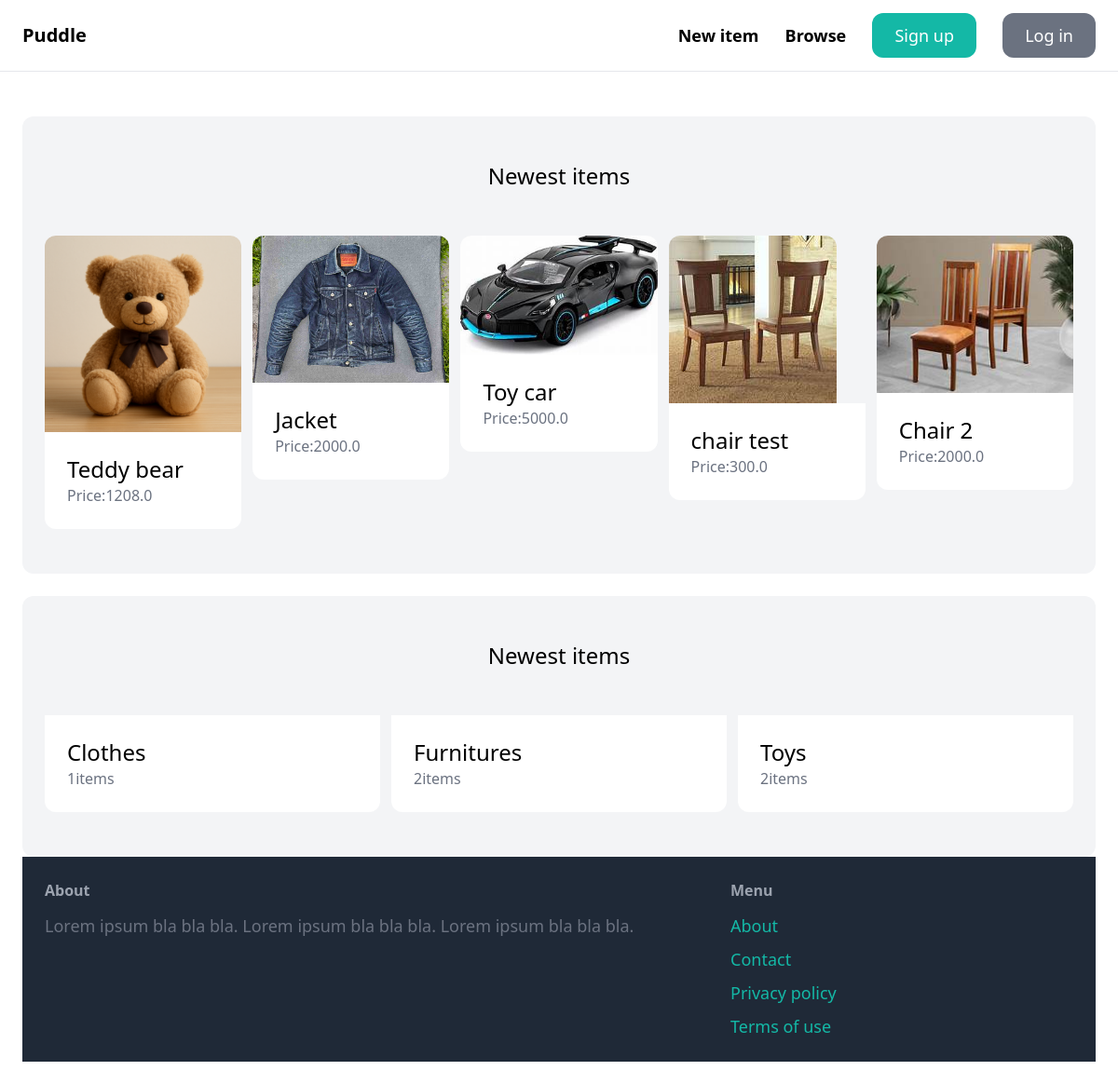
The page / on the database its author committed.
### item/models.py (models this page shows, shortened)
class Item(models.Model):
    category=models.ForeignKey(Category,related_name='items',on_delete=models.CASCADE)
    name=models.CharField(max_length=300)
    description=models.TextField(blank=True,null=True)
    price=models.FloatField()
    image=models.ImageField(upload_to='item_images',blank=True,null=True)
    is_sold=models.BooleanField(default=False)
    created_by=models.ForeignKey(User, related_name='items',on_delete=models.CASCADE)
    created_at=models.DateTimeField(auto_now_add=True)

class Category(models.Model):
    name=models.CharField(max_length=300)
    class Meta:
        ordering=('name',)
        verbose_name_plural='Categories'

### core/views.py (the view)
# urls.py: path('',views.index, name='index'),
def index(request):
    items=Item.objects.filter(is_sold=False)[0:6]
    categories=Category.objects.all()
    return render(request,'core/index.html',{
        'categories':categories,
        'items':items,})

### core/templates/core/index.html (shortened to what this page needs)
{% extends 'core/base.html' %}
{% block content %}
    <div class="mt-6 px-6 py-12 bg-gray-100 rounded-xl">
        <h2 class="mb-12 text-2xl text-center">Newest items</h2>
        <div class="grid grid-cols-5 gap-3">
            {% for item in items %}
            <div>
                <a href="{% url 'item:detail' item.id %}">
                    <div>
                        <img src="{{item.image.url}}" class="rounded-t-xl">
                    </div>
                    <div class="p-6 bg-white rounded-b-xl">
                        <h2 class="text-2xl">{{item.name}}</h2>
                        <p class="text-gray-500">Price:{{item.price}}</p>
                    </div>
                </a>
            </div>
            {% endfor %}
        </div>
    </div>
     <div class="mt-6 px-6 py-12 bg-gray-100 rounded-xl">
     <h2 class="mb-12 text-2xl text-center">Newest items</h2>
     <div class="grid grid-cols-3 gap-3">
        {% for category in categories %}
              <div>
                <a href="#">
                    <div class="p-6 bg-white rounded-b-xl">
                        <h2 class="text-2xl">{{category.name}}</h2>
                        <p class="text-gray-500">{{ category.items.count}}items</p>
                    </div>
                </a>
            </div>
        {% endfor %}
        </div>
{% endblock %}

### core/templates/core/base.html (shortened to what this page needs)
<!DOCTYPE html>
<html lang="en">
<head>
    <script src="https://cdn.tailwindcss.com"></script>
</head>
<body>
    <nav class="py-6 px-6 flex justify-between  items-center border-b border-gray-200">
        <a href="/" class="text-xl font-semibold">Puddle</a>
        <div class="space-x-6">
            <a href="{% url 'item:new' %}" class="text-lg font-semibold hover:text-gray-500">New item</a>
            <a href="{% url 'item:items' %}" class="text-lg font-semibold hover:text-gray-500">Browse</a>
            {% if request.user.is_authenticated %}
            <a href="{% url 'conversation:inbox' %}" class="px-6 py-3 text-lg font semibold bg-teal-500 text-white rounded-xl  hover:bg-teal-700">Inbox</a>
            <a href="{% url 'dashboard:index' %}" class="px-6 py-3 text-lg font semibold bg-gray-500 text-white rounded-xl  hover:bg-gray-700">Dashboard</a>
            {% else %}
            <a href="{% url 'core:signup' %}" class="px-6 py-3 text-lg font semibold bg-teal-500 text-white rounded-xl  hover:bg-teal-700">Sign up</a>
            <a href="{% url 'core:login' %}" class="px-6 py-3 text-lg font semibold bg-gray-500 text-white rounded-xl  hover:bg-gray-700">Log in</a>
            {% endif %}
        </div>
    </nav>
    <div class="px-6 py-6">
        {% block content %}
        {% endblock %}
    </div>
    <footer class="py-6 px-6 flex justify-between bg-gray-800 ">
        <div class="w-2/3 pr-10">
            <h3 class="mb-3 font-semibold text-gray-400">About</h3>
            <p class="text-lg text-gray-500">Lorem ipsum bla bla bla. Lorem ipsum bla bla bla. Lorem ipsum bla bla bla.</p>
            </div>
            <div class="w-1/3">
                <h3 class="mb-3 font-semibold text-gray-400">Menu</h3>
                <ul class="space-y-2">
                    <li><a href="#"class="text-lg text-teal-500 hover:text-teal-700">About</a></li>
                    <li><a href="{% url 'core:contact' %}" class="text-lg text-teal-500 hover:text-teal-700">Contact</a></li>
                    <li><a href="#"class="text-lg text-teal-500 hover:text-teal-700">Privacy policy</a></li>
                    <li><a href="#"class="text-lg text-teal-500 hover:text-teal-700">Terms of use</a></li>
                </ul>
            </div>
    </footer>
</body>
</html>

### rows shown on the page
Item: image (picture), name "Teddy bear", price "1208.0"
Item: image (picture), name "Jacket", price "2000.0"
Item: image (picture), name "Toy car", price "5000.0"
Item: image (picture), name "chair test", price "300.0"
Item: image (picture), name "Chair 2", price "2000.0"
Category: name "Clothes", items.count "1"
Category: name "Furnitures", items.count "2"
Category: name "Toys", items.count "2"
